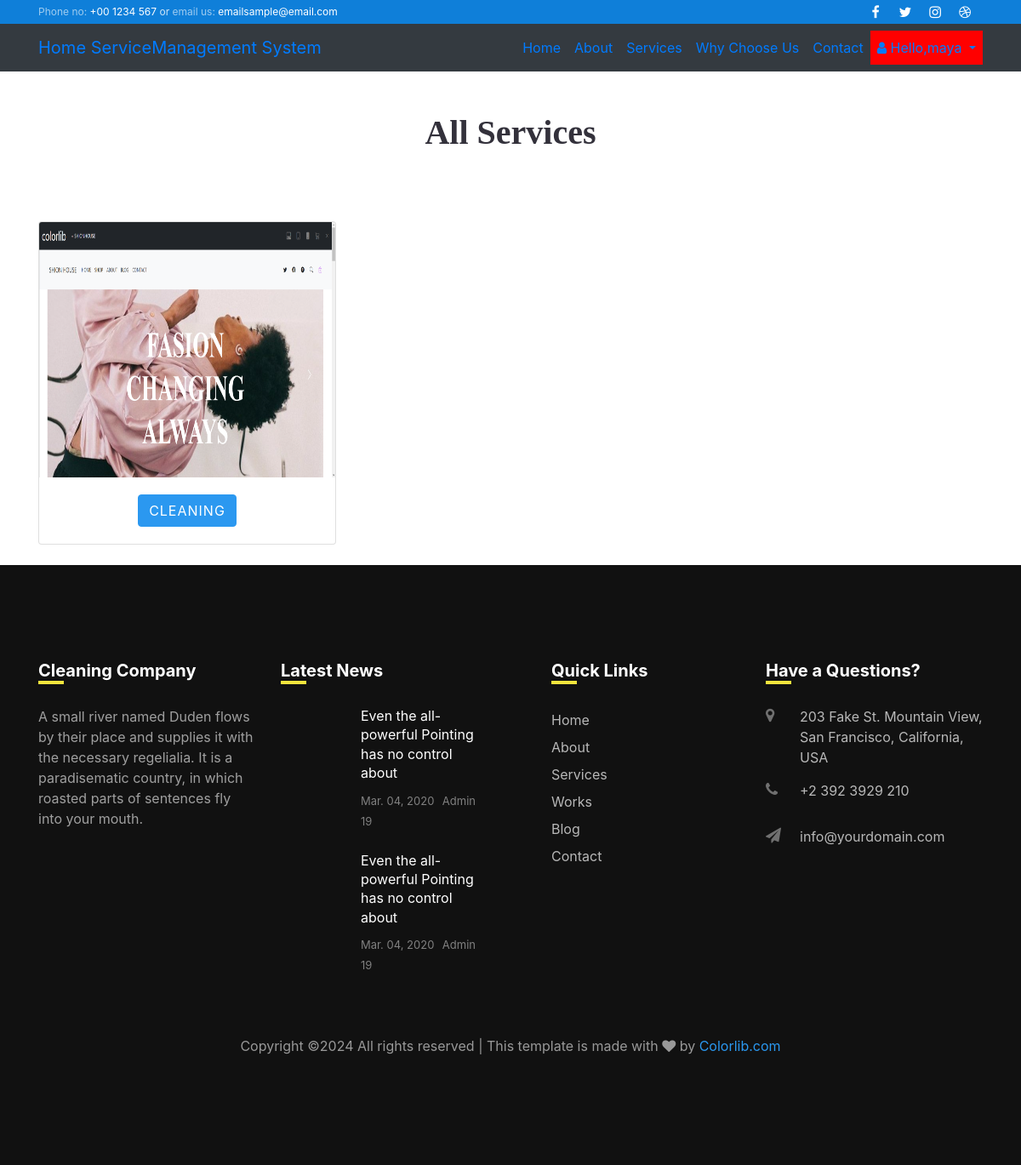
Screenshot of /flatresident_home (signed in) with the database file from the repository.
### siteusers/models.py (models this page shows, shortened)
class CustomUser(AbstractUser):
    is_houseresident = models.BooleanField(default=False)
    is_flatresident = models.BooleanField(default=False)
    is_housemaid = models.BooleanField(default=False)
    is_superuser = models.BooleanField(default=False)

class Service_Category(models.Model):
    category = models.CharField(max_length=30, null=True)
    desc = models.CharField(max_length=100, null=True)
    image = models.FileField(null=True)
    total=models.CharField(max_length=100, null=True)

### siteusers/views.py (the view)
# urls.py: path('flatresident_home',views.flat_resident,name='flat_resident'),
@login_required
def flat_resident(request):
    services = Service_Category.objects.all()
    return render(request,'flatresident_home.html',{'services':services})

### templates/flatresident_home.html (shortened to what this page needs)
<!DOCTYPE html>
{% extends 'home.html' %}
{% load static %}
{% block content %}
<html lang="en">
<head>
    <link href="https://stackpath.bootstrapcdn.com/bootstrap/4.5.2/css/bootstrap.min.css" rel="stylesheet">
</head>
<body>
<br>
<br>
    <div class="container">
     <h1 class="text-center" style="font-family: 'Times New Roman', Times, serif;font-weight:bold;">All Services</h2>
         <br>
         <br>
         <br>
        <div class="row">
            {% for category in services %}
                <div class="col-md-4 mb-4">
                    <div class="card">
                        <img src="{{ category.image.url }}" class="card-img-top" alt="Category Image" height="300px">
                        <div class="card-body" style="text-align:center">
                             <a href="{% url 'siteusers:Explore_Service' category.id %}" class="btn btn-primary">{{ category.category }}</a>
                        </div>
                    </div>
                </div>
            {% endfor %}
        </div>
    </div>
</body>
</html>
{% endblock %}

### templates/home.html (shortened to what this page needs)
<!DOCTYPE html>
{% load static %}
<html lang="en">
  <head>
    <link rel="stylesheet" href="https://stackpath.bootstrapcdn.com/font-awesome/4.7.0/css/font-awesome.min.css">
    <link rel="stylesheet" href="{% static 'css/animate.css' %}">
    <link rel="stylesheet" href="{% static 'css/owl.carousel.min.css' %}">
    <link rel="stylesheet" href="{% static 'css/owl.theme.default.min.css' %}">
    <link rel="stylesheet" href="{% static 'css/magnific-popup.css' %}">
    <link rel="stylesheet" href="{% static 'css/flaticon.css' %}">
    <link rel="stylesheet" href="{% static 'css/style.css' %}">
  </head>
  <body>
  	<div class="wrap">
			<div class="container">
				<div class="row justify-content-between">
						<div class="col-12 col-md d-flex align-items-center">
							<p class="mb-0 phone"><span class="mailus">Phone no:</span> <a href="#">+00 1234 567</a> or <span class="mailus">email us:</span> <a href="#">emailsample@email.com</a></p>
						</div>
						<div class="col-12 col-md d-flex justify-content-md-end">
							<div class="social-media">
				    		<p class="mb-0 d-flex">
				    			<a href="#" class="d-flex align-items-center justify-content-center"><span class="fa fa-facebook"><i class="sr-only">Facebook</i></span></a>
				    			<a href="#" class="d-flex align-items-center justify-content-center"><span class="fa fa-twitter"><i class="sr-only">Twitter</i></span></a>
				    			<a href="#" class="d-flex align-items-center justify-content-center"><span class="fa fa-instagram"><i class="sr-only">Instagram</i></span></a>
				    			<a href="#" class="d-flex align-items-center justify-content-center"><span class="fa fa-dribbble"><i class="sr-only">Dribbble</i></span></a>
				    		</p>
			        </div>
						</div>
				</div>
			</div>
		</div>
		<nav class="navbar navbar-expand-lg navbar-yellow ftco_navbar bg-dark ftco-navbar-dark" id="ftco-navbar">
	    <div class="container">
	    	<a class="navbar-brand" href="index.html">Home Service<span>Management System</span></a>
	      <div class="collapse navbar-collapse" id="ftco-nav">
	        <ul class="navbar-nav ml-auto">
	        	<li class="nav-item active"><a href="{% url 'siteusers:home' %}" class="nav-link">Home</a></li>
	        	<li class="nav-item"><a href="{% url 'siteusers:about' %}" class="nav-link">About</a></li>
				<li class="nav-item"><a href="{% url 'siteusers:services' %}" class="nav-link">Services</a></li>
            	<li class="nav-item"><a href="portfolio.html" class="nav-link">Why Choose Us</a></li>
	          <li class="nav-item"><a href="{% url 'siteusers:contact' %}" class="nav-link">Contact</a></li>
				{% if user.is_authenticated %}
				<li class="nav-item dropdown">
        <a class="nav-link dropdown-toggle" href="#" id="navbarDropdown" style="background-color:red" role="button" data-toggle="dropdown" aria-haspopup="true" aria-expanded="false">
          <i class="fa fa-user"></i> Hello,{{request.user.username}}
        </a>
      </li>
{% else %}
    <li class="nav-item">
        <a href="{% url 'siteusers:Login_User' %}" class="nav-link">Login</a>
    </li>
{% endif %}
	      </div>
	    </div>
	  </nav>
	{% block content %}{% endblock %}
    <footer class="footer ftco-section">
			<div class="container">
				<div class="row">
					<div class="col-md-6 col-lg-3 mb-4 mb-md-0">
						<h2 class="footer-heading">Cleaning Company</h2>
						<p>A small river named Duden flows by their place and supplies it with the necessary regelialia. It is a paradisematic country, in which roasted parts of sentences fly into your mouth.</p>
						<ul class="ftco-footer-social list-unstyled float-md-left float-lft mt-4">
            </ul>
					</div>
					<div class="col-md-6 col-lg-3 mb-4 mb-md-0">
						<h2 class="footer-heading">Latest News</h2>
						<div class="block-21 mb-4 d-flex">
              <a class="img mr-4 rounded" style="background-image: url({% static 'images/image_1.jpg' %});"></a>
              <div class="text">
                <h3 class="heading"><a href="#">Even the all-powerful Pointing has no control about</a></h3>
                <div class="meta">
                  <div><a href="#"> Mar. 04, 2020</a></div>
                  <div><a href="#"> Admin</a></div>
                  <div><a href="#"> 19</a></div>
                </div>
              </div>
            </div>
            <div class="block-21 mb-4 d-flex">
              <a class="img mr-4 rounded" style="background-image: url({% static 'images/image_2.jpg' %});"></a>
              <div class="text">
                <h3 class="heading"><a href="#">Even the all-powerful Pointing has no control about</a></h3>
                <div class="meta">
                  <div><a href="#"> Mar. 04, 2020</a></div>
                  <div><a href="#"> Admin</a></div>
                  <div><a href="#"> 19</a></div>
                </div>
              </div>
            </div>
					</div>
					<div class="col-md-6 col-lg-3 pl-lg-5 mb-4 mb-md-0">
						<h2 class="footer-heading">Quick Links</h2>
						<ul class="list-unstyled">
              <li><a href="#" class="py-1 d-block">Home</a></li>
              <li><a href="#" class="py-1 d-block">About</a></li>
              <li><a href="#" class="py-1 d-block">Services</a></li>
              <li><a href="#" class="py-1 d-block">Works</a></li>
              <li><a href="#" class="py-1 d-block">Blog</a></li>
              <li><a href="" class="py-1 d-block">Contact</a></li>
            </ul>
					</div>
					<div class="col-md-6 col-lg-3 mb-4 mb-md-0">
						<h2 class="footer-heading">Have a Questions?</h2>
						<div class="block-23 mb-3">
              <ul>
                <li><span class="icon fa fa-map-marker"></span><span class="text">203 Fake St. Mountain View, San Francisco, California, USA</span></li>
                <li><a href="#"><span class="icon fa fa-phone"></span><span class="text">+2 392 3929 210</span></a></li>
                <li><a href="#"><span class="icon fa fa-paper-plane"></span><span class="text">info@yourdomain.com</span></a></li>
              </ul>
            </div>
					</div>
				</div>
				<div class="row mt-5">
          <div class="col-md-12 text-center">
            <p class="copyright">
  Copyright &copy;<script>document.write(new Date().getFullYear());</script> All rights reserved | This template is made with <i class="fa fa-heart" aria-hidden="true"></i> by <a href="https://colorlib.com" target="_blank">Colorlib.com</a>
  </p>
          </div>
        </div>
			</div>
		</footer>
 </body>
</html>

### rows the page displays
CustomUser: user.username "maya"
Service_Category: image (picture), category "CLEANING"
